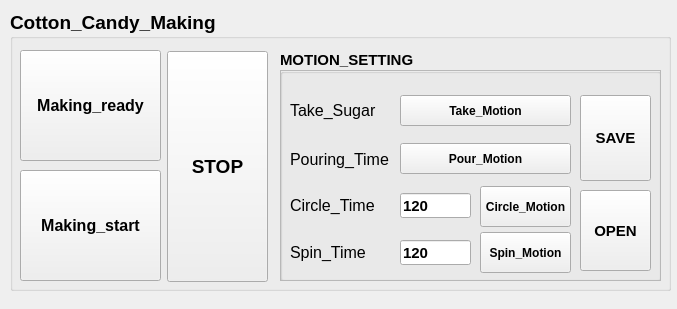
<?xml version="1.0" encoding="UTF-8"?>
<ui version="4.0">
 <class>MainWindowDesign</class>
 <widget class="QMainWindow" name="MainWindowDesign">
  <property name="geometry">
   <rect>
    <x>0</x>
    <y>0</y>
    <width>677</width>
    <height>309</height>
   </rect>
  </property>
  <property name="windowTitle">
   <string>QRosApp</string>
  </property>
  <property name="windowIcon">
   <iconset>
    <normaloff>:/images/icon.png</normaloff>:/images/icon.png</iconset>
  </property>
  <property name="locale">
   <locale language="English" country="Australia"/>
  </property>
  <widget class="QWidget" name="centralwidget">
   <widget class="QGroupBox" name="groupBox">
    <property name="geometry">
     <rect>
      <x>10</x>
      <y>10</y>
      <width>661</width>
      <height>281</height>
     </rect>
    </property>
    <property name="font">
     <font>
      <pointsize>14</pointsize>
      <weight>75</weight>
      <bold>true</bold>
     </font>
    </property>
    <property name="title">
     <string>Cotton_Candy_Making</string>
    </property>
    <widget class="QPushButton" name="making_ready">
     <property name="geometry">
      <rect>
       <x>10</x>
       <y>40</y>
       <width>141</width>
       <height>111</height>
      </rect>
     </property>
     <property name="font">
      <font>
       <pointsize>12</pointsize>
       <weight>75</weight>
       <bold>true</bold>
      </font>
     </property>
     <property name="text">
      <string>Making_ready</string>
     </property>
    </widget>
    <widget class="QPushButton" name="stop_pb">
     <property name="geometry">
      <rect>
       <x>157</x>
       <y>41</y>
       <width>101</width>
       <height>231</height>
      </rect>
     </property>
     <property name="text">
      <string>STOP</string>
     </property>
    </widget>
    <widget class="QGroupBox" name="groupBox_2">
     <property name="geometry">
      <rect>
       <x>270</x>
       <y>40</y>
       <width>381</width>
       <height>231</height>
      </rect>
     </property>
     <property name="font">
      <font>
       <pointsize>11</pointsize>
      </font>
     </property>
     <property name="title">
      <string>MOTION_SETTING</string>
     </property>
     <widget class="QFrame" name="frame">
      <property name="geometry">
       <rect>
        <x>0</x>
        <y>20</y>
        <width>381</width>
        <height>211</height>
       </rect>
      </property>
      <property name="frameShape">
       <enum>QFrame::StyledPanel</enum>
      </property>
      <property name="frameShadow">
       <enum>QFrame::Raised</enum>
      </property>
      <widget class="QPushButton" name="motion_setting_save">
       <property name="geometry">
        <rect>
         <x>300</x>
         <y>25</y>
         <width>71</width>
         <height>86</height>
        </rect>
       </property>
       <property name="text">
        <string>SAVE</string>
       </property>
      </widget>
      <widget class="QPushButton" name="motion_setting_open">
       <property name="geometry">
        <rect>
         <x>300</x>
         <y>120</y>
         <width>71</width>
         <height>81</height>
        </rect>
       </property>
       <property name="text">
        <string>OPEN</string>
       </property>
      </widget>
      <widget class="QPushButton" name="pour_motion_pb">
       <property name="geometry">
        <rect>
         <x>120</x>
         <y>73</y>
         <width>171</width>
         <height>31</height>
        </rect>
       </property>
       <property name="font">
        <font>
         <pointsize>9</pointsize>
        </font>
       </property>
       <property name="text">
        <string>Pour_Motion</string>
       </property>
      </widget>
      <widget class="QPushButton" name="spin_motion_pb">
       <property name="geometry">
        <rect>
         <x>200</x>
         <y>162</y>
         <width>91</width>
         <height>41</height>
        </rect>
       </property>
       <property name="font">
        <font>
         <pointsize>9</pointsize>
        </font>
       </property>
       <property name="text">
        <string>Spin_Motion</string>
       </property>
      </widget>
      <widget class="QLineEdit" name="circle_time">
       <property name="geometry">
        <rect>
         <x>120</x>
         <y>123</y>
         <width>71</width>
         <height>25</height>
        </rect>
       </property>
       <property name="text">
        <string>120</string>
       </property>
      </widget>
      <widget class="QLineEdit" name="spin_time">
       <property name="geometry">
        <rect>
         <x>120</x>
         <y>170</y>
         <width>71</width>
         <height>25</height>
        </rect>
       </property>
       <property name="text">
        <string>120</string>
       </property>
      </widget>
      <widget class="QLabel" name="label_3">
       <property name="geometry">
        <rect>
         <x>10</x>
         <y>79</y>
         <width>111</width>
         <height>21</height>
        </rect>
       </property>
       <property name="font">
        <font>
         <pointsize>12</pointsize>
         <weight>50</weight>
         <bold>false</bold>
        </font>
       </property>
       <property name="text">
        <string>Pouring_Time</string>
       </property>
      </widget>
      <widget class="QLabel" name="label_4">
       <property name="geometry">
        <rect>
         <x>10</x>
         <y>125</y>
         <width>111</width>
         <height>21</height>
        </rect>
       </property>
       <property name="font">
        <font>
         <pointsize>12</pointsize>
         <weight>50</weight>
         <bold>false</bold>
        </font>
       </property>
       <property name="text">
        <string>Circle_Time</string>
       </property>
      </widget>
      <widget class="QPushButton" name="circle_motion_pb">
       <property name="geometry">
        <rect>
         <x>200</x>
         <y>116</y>
         <width>91</width>
         <height>41</height>
        </rect>
       </property>
       <property name="font">
        <font>
         <pointsize>9</pointsize>
        </font>
       </property>
       <property name="text">
        <string>Circle_Motion</string>
       </property>
      </widget>
      <widget class="QLabel" name="label_5">
       <property name="geometry">
        <rect>
         <x>10</x>
         <y>172</y>
         <width>111</width>
         <height>21</height>
        </rect>
       </property>
       <property name="font">
        <font>
         <pointsize>12</pointsize>
         <weight>50</weight>
         <bold>false</bold>
        </font>
       </property>
       <property name="text">
        <string>Spin_Time</string>
       </property>
      </widget>
      <widget class="QPushButton" name="take_sugar_motion">
       <property name="geometry">
        <rect>
         <x>120</x>
         <y>25</y>
         <width>171</width>
         <height>31</height>
        </rect>
       </property>
       <property name="font">
        <font>
         <pointsize>9</pointsize>
        </font>
       </property>
       <property name="text">
        <string>Take_Motion</string>
       </property>
      </widget>
      <widget class="QLabel" name="label_6">
       <property name="geometry">
        <rect>
         <x>10</x>
         <y>30</y>
         <width>91</width>
         <height>21</height>
        </rect>
       </property>
       <property name="font">
        <font>
         <pointsize>12</pointsize>
         <weight>50</weight>
         <bold>false</bold>
        </font>
       </property>
       <property name="text">
        <string>Take_Sugar</string>
       </property>
      </widget>
     </widget>
    </widget>
    <widget class="QPushButton" name="making_start">
     <property name="geometry">
      <rect>
       <x>10</x>
       <y>160</y>
       <width>141</width>
       <height>111</height>
      </rect>
     </property>
     <property name="font">
      <font>
       <pointsize>12</pointsize>
       <weight>75</weight>
       <bold>true</bold>
      </font>
     </property>
     <property name="text">
      <string>Making_start</string>
     </property>
    </widget>
   </widget>
  </widget>
  <action name="action_Quit">
   <property name="text">
    <string>&amp;Quit</string>
   </property>
   <property name="shortcut">
    <string>Ctrl+Q</string>
   </property>
   <property name="shortcutContext">
    <enum>Qt::ApplicationShortcut</enum>
   </property>
  </action>
  <action name="action_Preferences">
   <property name="text">
    <string>&amp;Preferences</string>
   </property>
  </action>
  <action name="actionAbout">
   <property name="text">
    <string>&amp;About</string>
   </property>
  </action>
  <action name="actionAbout_Qt">
   <property name="text">
    <string>About &amp;Qt</string>
   </property>
  </action>
 </widget>
 <resources/>
 <connections>
  <connection>
   <sender>action_Quit</sender>
   <signal>triggered()</signal>
   <receiver>MainWindowDesign</receiver>
   <slot>close()</slot>
   <hints>
    <hint type="sourcelabel">
     <x>-1</x>
     <y>-1</y>
    </hint>
    <hint type="destinationlabel">
     <x>399</x>
     <y>299</y>
    </hint>
   </hints>
  </connection>
 </connections>
</ui>
